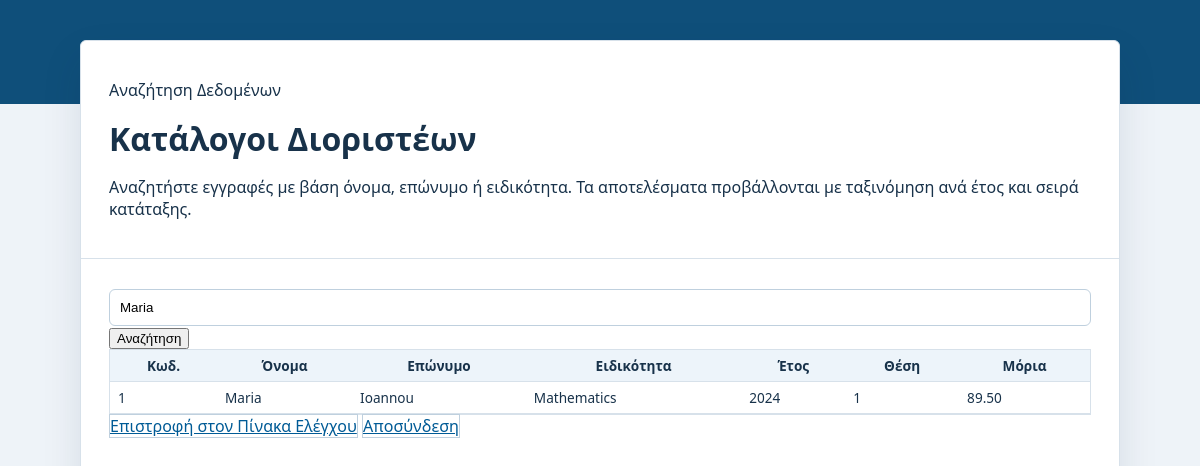
Screenshot of /modules/list.php?keyword=Maria (signed in) with the database file from the repository.
### tables this page shows
CREATE TABLE candidates (
  id INT AUTO_INCREMENT PRIMARY KEY,
  name VARCHAR(100) NOT NULL,
  surname VARCHAR(100) NOT NULL,
  birth_year INT,
  specialty_id INT NOT NULL,
  list_id INT NOT NULL,
  position INT NOT NULL,
  points DECIMAL(5,2),
  created_at TIMESTAMP DEFAULT CURRENT_TIMESTAMP,
  CONSTRAINT fk_candidates_specialty
    FOREIGN KEY (specialty_id) REFERENCES specialties(id)
    ON DELETE RESTRICT ON UPDATE CASCADE,
  CONSTRAINT fk_candidates_list
    FOREIGN KEY (list_id) REFERENCES lists(id)
    ON DELETE RESTRICT ON UPDATE CASCADE
);

CREATE TABLE specialties (
  id INT AUTO_INCREMENT PRIMARY KEY,
  name VARCHAR(150) NOT NULL,
  description TEXT,
  is_active TINYINT(1) NOT NULL DEFAULT 1
);

CREATE TABLE lists (
  id INT AUTO_INCREMENT PRIMARY KEY,
  specialty_id INT NOT NULL,
  year INT NOT NULL,
  created_at TIMESTAMP DEFAULT CURRENT_TIMESTAMP,
  CONSTRAINT fk_lists_specialty
    FOREIGN KEY (specialty_id) REFERENCES specialties(id)
    ON DELETE RESTRICT ON UPDATE CASCADE
);

### includes/functions.php (called while the page is built, shortened)
<?php
function h($value) {
    return htmlspecialchars((string) $value, ENT_QUOTES, 'UTF-8');
}

### modules/list.php (the view, shortened to what this page needs)
<?php
require_once __DIR__ . '/../includes/functions.php';
$pdo = require __DIR__ . '/../includes/db.php';
$keyword = trim($_GET['keyword'] ?? '');
$params = [];
$sql = "SELECT c.id, c.name, c.surname, c.birth_year, c.position, c.points, l.year, s.name AS specialty
        FROM candidates c
        JOIN lists l ON c.list_id = l.id
        JOIN specialties s ON c.specialty_id = s.id
        WHERE COALESCE(s.is_active, 1) = 1";
if ($keyword !== '') {
    $sql .= " AND (c.name LIKE :kw_name OR c.surname LIKE :kw_surname OR s.name LIKE :kw_specialty)";
    $params['kw_name'] = '%' . $keyword . '%';
    $params['kw_surname'] = '%' . $keyword . '%';
    $params['kw_specialty'] = '%' . $keyword . '%';
}
$sql .= " ORDER BY l.year DESC, c.position ASC";
$stmt = $pdo->prepare($sql);
$stmt->execute($params);
$rows = $stmt->fetchAll();
?>
<!DOCTYPE html>
<html lang="el">
<head>
    <link rel="stylesheet" href="../assets/css/style.css">
</head>
<body>
    <div class="auth-container">
        <div class="auth-card">
            <div class="page-banner">
                <p class="eyebrow">Αναζήτηση Δεδομένων</p>
                <h1 class="auth-title">Κατάλογοι Διοριστέων</h1>
                <p class="auth-subtitle">Αναζητήστε εγγραφές με βάση όνομα, επώνυμο ή ειδικότητα. Τα αποτελέσματα προβάλλονται με ταξινόμηση ανά έτος και σειρά κατάταξης.</p>
            </div>
            <div class="page-body">
                <form method="get" action="" class="search-form">
                    <input type="text" name="keyword" placeholder="Πληκτρολογήστε λέξη-κλειδί" value="<?php echo h($keyword); ?>">
                    <button type="submit">Αναζήτηση</button>
                </form>
                <?php if (!$rows): ?>
                    <p class="empty-state">Δεν βρέθηκαν αποτελέσματα για τα κριτήρια που δώσατε.</p>
                <?php else: ?>
                    <div class="table-wrap">
                        <table>
                            <thead>
                                <tr>
                                    <th>Κωδ.</th>
                                    <th>Όνομα</th>
                                    <th>Επώνυμο</th>
                                    <th>Ειδικότητα</th>
                                    <th>Έτος</th>
                                    <th>Θέση</th>
                                    <th>Μόρια</th>
                                </tr>
                            </thead>
                            <tbody>
                                <?php foreach ($rows as $row): ?>
                                    <tr>
                                        <td><?php echo h($row['id']); ?></td>
                                        <td><?php echo h($row['name']); ?></td>
                                        <td><?php echo h($row['surname']); ?></td>
                                        <td><?php echo h($row['specialty']); ?></td>
                                        <td><?php echo h($row['year']); ?></td>
                                        <td><?php echo h($row['position']); ?></td>
                                        <td><?php echo h($row['points']); ?></td>
                                    </tr>
                                <?php endforeach; ?>
                            </tbody>
                        </table>
                    </div>
                <?php endif; ?>
                <div class="page-actions">
                    <a class="button-link secondary" href="dashboard.php">Επιστροφή στον Πίνακα Ελέγχου</a>
                    <a class="button-link secondary" href="../auth/logout.php">Αποσύνδεση</a>
                </div>
            </div>
        </div>
    </div>
</body>
</html>

### assets/css/style.css (style rules this page uses)
:root { --bg: #eef3f8; --surface: #ffffff; --surface-soft: #f7f9fc; --text: #18324a; --muted: #5d7183; --primary: #005b96; --primary-dark: #003f68; --primary-soft: #dceaf6; --border: #d7e1ea; --border-strong: #bfd0de; --error-bg: #fdf0f0; --error-border: #c94b4b; --success-bg: #eef8f0; --success-border: #3e8a55; --shadow: 0 18px 40px rgba(15, 42, 66, 0.10); }
* { box-sizing: border-box; }
body { margin: 0; font-family: "Segoe UI", Tahoma, sans-serif; background: linear-gradient(180deg, #0f4f7a 0, #0f4f7a 104px, var(--bg) 104px, var(--bg) 100%); color: var(--text); }
.auth-container { min-height: 100vh; display: flex; justify-content: center; padding: 40px 16px; }
.auth-card { width: 100%; max-width: 1040px; background: var(--surface); border: 1px solid var(--border); border-radius: 6px; box-shadow: var(--shadow); }
.page-banner { padding: 22px 28px; border-bottom: 1px solid var(--border); }
.auth-title { margin: 0; font-size: 2rem; }
.page-body { padding: 24px 28px; }
.button-link.secondary { background: #fff; border: 1px solid var(--border-strong); color: var(--primary); }
.table-wrap { max-height: 420px; overflow: auto; border: 1px solid var(--border); }
table { width: 100%; border-collapse: collapse; font-size: 0.85rem; }
thead th { background: #edf4fa; position: sticky; top: 0; }
th, td { padding: 6px 8px; border-bottom: 1px solid var(--border); }
input, select { width: 100%; padding: 10px; margin-top: 6px; border: 1px solid var(--border-strong); border-radius: 6px; }

### rows the page displays
candidates: id "1", name "Maria", surname "Ioannou", specialty.name "Mathematics", list.year "2024", position "1", points "89.50"
